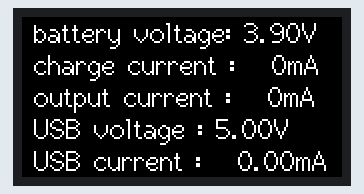
The sketch below on a simulated ESP32. On the bench: 160×80 colour display.

Above: at 0.2 s.

The sketch:

battery_check.ino
```cpp
#include <M5StickC.h>

void setup() {
  M5.begin();
  M5.Lcd.setRotation(3);
  M5.Lcd.setTextFont(2);
  M5.Lcd.setTextSize(1);
  M5.Lcd.fillScreen(BLACK);
}

void loop() {
  M5.Lcd.setCursor(0, 0);
  M5.Lcd.printf(" battery voltage: %.2fV\r\n", M5.Axp.GetVbatData() * 1.1 / 1000);  // 1setp 1.1mV
  M5.Lcd.printf(" charge current : %3dmA\r\n", M5.Axp.GetIchargeData() / 2);  // 1setp 0.5mA
  M5.Lcd.printf(" output current : %3dmA\r\n", M5.Axp.GetIdischargeData() / 2);  // 1step 0.5mA
  M5.Lcd.printf(" USB voltage : %.2fV\r\n", M5.Axp.GetVusbinData() * 1.7 / 1000);  // 1setp 1.7mV
  M5.Lcd.printf(" USB current : %6.2fmA\r\n", M5.Axp.GetIusbinData() * 0.375);  // 1step 0.375mA

  delay(300);
}
```
